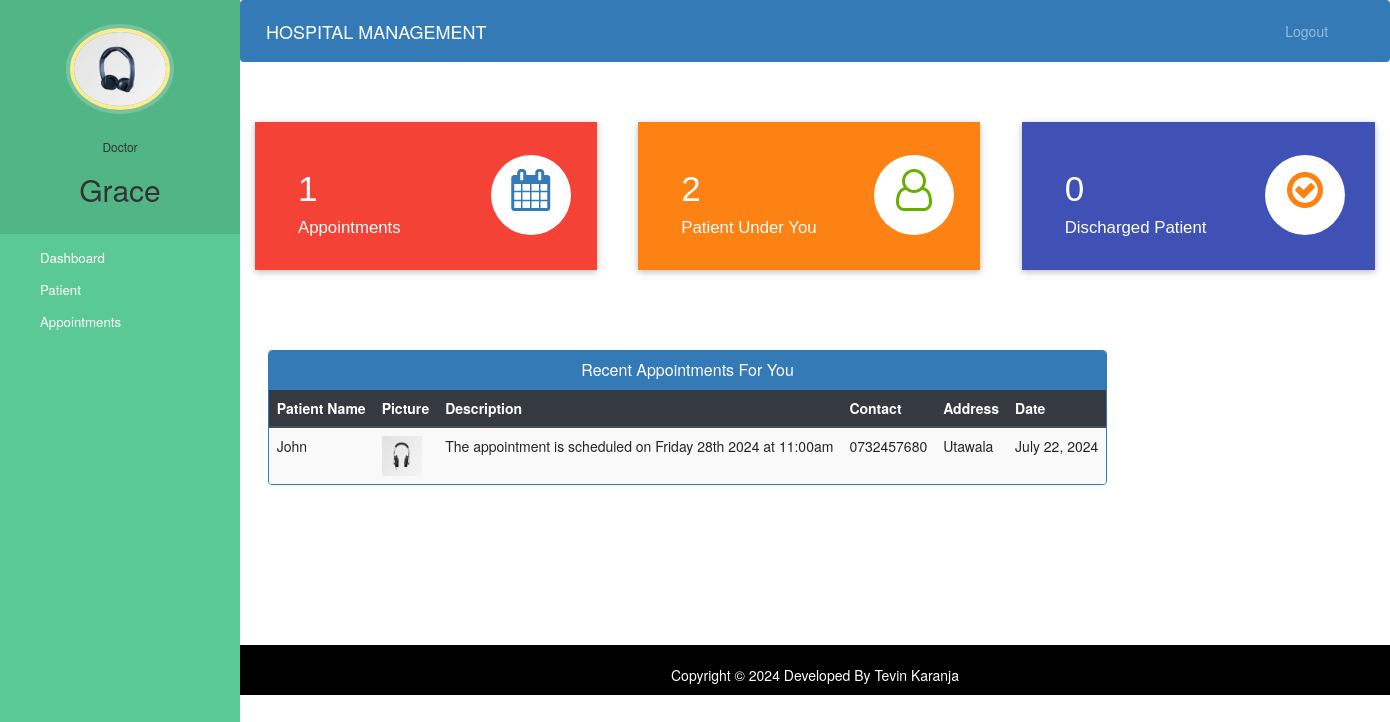
/doctor-dashboard (signed in), run on an earlier commit of the app's database.
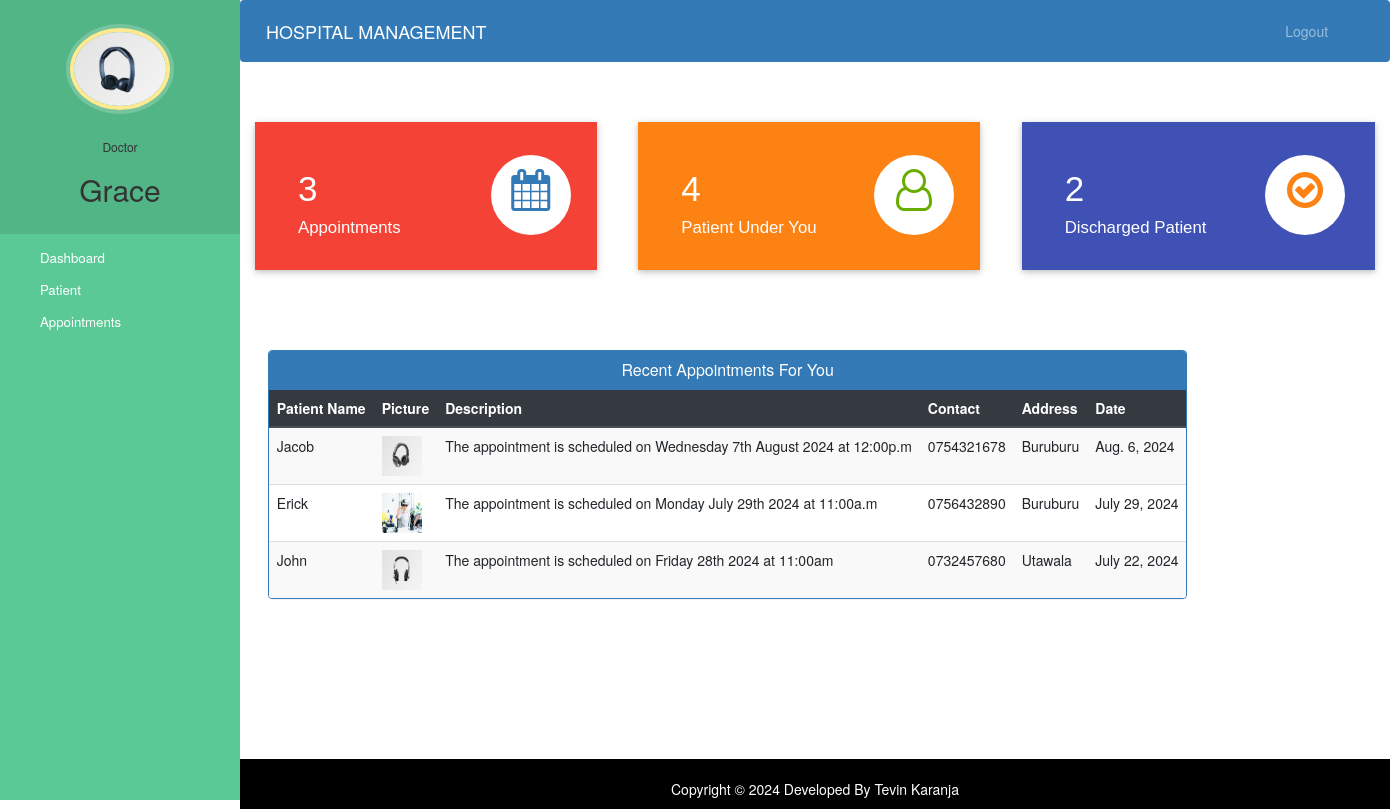
And on a later commit of the database.
### hospital/models.py (models this page shows, shortened)
class Doctor(models.Model):
    user=models.OneToOneField(User,on_delete=models.CASCADE)
    profile_pic= models.ImageField(upload_to='profile_pic/DoctorProfilePic/',null=True,blank=True)
    address = models.CharField(max_length=40)
    mobile = models.CharField(max_length=20,null=True)
    department= models.CharField(max_length=50,choices=departments,default='Cardiologist')
    status=models.BooleanField(default=False)

class Appointment(models.Model):
    patientId=models.PositiveIntegerField(null=True)
    doctorId=models.PositiveIntegerField(null=True)
    patientName=models.CharField(max_length=40,null=True)
    doctorName=models.CharField(max_length=40,null=True)
    appointmentDate=models.DateField(auto_now=True)
    description=models.TextField(max_length=500)
    status=models.BooleanField(default=False)

class Patient(models.Model):
    user=models.OneToOneField(User,on_delete=models.CASCADE)
    profile_pic= models.ImageField(upload_to='profile_pic/PatientProfilePic/',null=True,blank=True)
    address = models.CharField(max_length=40)
    mobile = models.CharField(max_length=20,null=False)
    symptoms = models.CharField(max_length=100,null=False)
    assignedDoctorId = models.PositiveIntegerField(null=True)
    admitDate=models.DateField(auto_now=True)
    status=models.BooleanField(default=False)

### hospital/views.py (the view)
# urls.py: path('doctor-dashboard', views.doctor_dashboard_view,name='doctor-dashboard'),
@login_required(login_url='doctorlogin')
@user_passes_test(is_doctor)
def doctor_dashboard_view(request):
    patientcount=models.Patient.objects.all().filter(status=True,assignedDoctorId=request.user.id).count()
    appointmentcount=models.Appointment.objects.all().filter(status=True,doctorId=request.user.id).count()
    patientdischarged=models.PatientDischargeDetails.objects.all().distinct().filter(assignedDoctorName=request.user.first_name).count()
    appointments=models.Appointment.objects.all().filter(status=True,doctorId=request.user.id).order_by('-id')
    patientid=[]
    for a in appointments:
        patientid.append(a.patientId)
    patients=models.Patient.objects.all().filter(status=True,user_id__in=patientid).order_by('-id')
    appointments=zip(appointments,patients)
    mydict={
    'patientcount':patientcount,
    'appointmentcount':appointmentcount,
    'patientdischarged':patientdischarged,
    'appointments':appointments,
    'doctor':models.Doctor.objects.get(user_id=request.user.id), #for profile picture of doctor in sidebar
    }
    return render(request,'hospital/doctor_dashboard.html',context=mydict)

### hospital/views.py (called while the page is built)
def is_doctor(user):
    return user.groups.filter(name='DOCTOR').exists()

### templates/hospital/doctor_dashboard.html
{% extends 'hospital/doctor_base.html' %}
{% load static %}
{% block content %}
{%include 'hospital/doctor_dashboard_cards.html'%}
<br><br><br><br>
<div class="container">
  <div class="row">
    <div class="panel panel-primary" style="margin-left:2%;">
      <div class="panel-heading" style="text-align:center;">
        <h6 class="panel-title">Recent Appointments For You</h6>
      </div>
      <table class="table table-hover table-striped" id="dev-table">
        <thead class="thead-dark">
          <tr>
            <th>Patient Name</th>
            <th>Picture</th>
            <th>Description</th>
            <th>Contact</th>
            <th>Address</th>
            <th>Date</th>
          </tr>
        </thead>
        {% for a,p in appointments %}
        <tr>
          <td>{{a.patientName}}</td>
          <td> <img src="{% static p.profile_pic.url %}" alt="Profile Pic" height="40px" width="40px" /></td>
          <td>{{a.description}}</td>
          <td>{{p.mobile}}</td>
          <td>{{p.address}}</td>
          <td>{{a.appointmentDate}}</td>
        </tr>
        {% endfor %}
      </table>
    </div>
  </div>
</div>
{% endblock content %}

### templates/hospital/doctor_base.html (shortened to what this page needs)
<!DOCTYPE html>
{% load static %}
<html lang="en">
<head>
  <link rel="stylesheet" href="https://stackpath.bootstrapcdn.com/bootstrap/4.3.1/css/bootstrap.min.css">
  <link rel="stylesheet" href="https://maxcdn.bootstrapcdn.com/font-awesome/4.7.0/css/font-awesome.min.css">
</head>
<body>
  <nav class="menu" tabindex="0">
    <header class="avatar">
      <img src="{% static doctor.profile_pic.url %}" alt="Profile Pic" />
      <br><br>
      <h6>Doctor</h6>
      <h2>{{request.user.first_name}}</h2>
    </header>
    <ul>
      <li tabindex="0" class="icon-dashboard"> <a style="color:white; text-decoration:none;" href="/doctor-dashboard"><span>Dashboard</span></a> </li>
      <li tabindex="0" class="icon-users"> <a style="color:white; text-decoration:none;" href="/doctor-patient"><span>Patient</span></a></li>
      <li tabindex="0" class="icon-calendar"> <a style="color:white; text-decoration:none;" href="/doctor-appointment"><span>Appointments</span></a></li>
    </ul>
  </nav>
  <main>
    <div class="bs-example">
      <nav class="navbar navbar-expand-md  navbar-dark fixed-top" style="background:#337AB7;">
        <a href="/doctor-dashboard" class="navbar-brand">HOSPITAL MANAGEMENT</a>
        <div class="collapse navbar-collapse justify-content-between" id="navbarCollapse">
          <div class="navbar-nav" style=" margin-left: 90%;">
            <a href="{% url 'logout' %}" class="nav-item nav-link">Logout</a>
          </div>
        </div>
      </nav>
    </div>
    <br><br>
    {% block content %}
    {% endblock content %}
    <br><br><br><br><br><br><br>
    <footer>
      <br>
      <div class="container">
        <div class="row">
          <div class="col-md-12 col-sm-12">
            <div style="color:#ffffff;" class="wow fadeInUp footer-copyright">
              <p>
                Copyright &copy; 2024 Developed By Tevin Karanja </p>
            </div>
          </div>
        </div>
      </div>
    </footer>
  </main>
</body>
</html>

### templates/hospital/doctor_dashboard_cards.html (shortened to what this page needs)
<!DOCTYPE html>
<html lang="en" dir="ltr">
<head>
  <link rel="stylesheet" href="https://maxcdn.bootstrapcdn.com/bootstrap/3.4.1/css/bootstrap.min.css">
  <link rel="stylesheet" href="https://cdnjs.cloudflare.com/ajax/libs/font-awesome/4.7.0/css/font-awesome.min.css">
</head>
<body>
  <div class="market-updates">
    <div class="col-md-4 market-update-gd">
      <div class="market-update-block clr-block-1">
        <div class="col-md-8 market-update-left">
          <h3>{{appointmentcount}}</h3>
          <h4>Appointments</h4>
        </div>
        <div class="col-md-4 market-update-right">
          <i class="fa fa-calendar"> </i>
        </div>
        <div class="clearfix"> </div>
      </div>
    </div>
    <div class="col-md-4 market-update-gd">
      <div class="market-update-block clr-block-2">
        <div class="col-md-8 market-update-left">
          <h3>{{patientcount}}</h3>
          <h4>Patient Under You</h4>
        </div>
        <div class="col-md-4 market-update-right">
          <i class="fa fa-user-o"></i>
        </div>
        <div class="clearfix"> </div>
      </div>
    </div>
    <div class="col-md-4 market-update-gd">
      <div class="market-update-block clr-block-3">
        <div class="col-md-8 market-update-left">
          <h3>{{patientdischarged}}</h3>
          <h4>Discharged Patient</h4>
        </div>
        <div class="col-md-4 market-update-right">
          <i class="fa fa-check-circle-o" aria-hidden="true"></i>
        </div>
        <div class="clearfix"> </div>
      </div>
    </div>
  </div>
</body>
</html>

### templates/hospital/doctor_base.html (style rules this page uses)
a:link { text-decoration: none; }
a { color: white; }
footer { padding: 0px 0px 0px 0px; background-color: black; margin: 0px; }
.fa { font-size: 23px; width: 60px; text-align: center; text-decoration: none; margin: 5px 2px; border-radius: 50%; }
p { text-align: center; }
body { padding-left: 240px; }
main { position: relative; height: 100vh; }
.menu { background: #5bc995; height: 100vh; width: 240px; position: fixed; top: 0px; left: 0; z-index: 5; outline: none; }
.menu .avatar { background: rgba(0, 0, 0, 0.1); padding: 2em 0.5em; text-align: center; }
.menu .avatar img { width: 100px; border-radius: 50%; overflow: hidden; border: 4px solid #ffea92; box-shadow: 0 0 0 4px rgba(255, 255, 255, 0.2); }
.menu .avatar h2 { font-weight: normal; margin-bottom: 0; }
.menu ul { list-style: none; padding: 0.5em 0; margin: 0; }
.menu ul li { padding: 0.5em 1em 0.5em 3em; font-size: 0.95em; font-weight: regular; background-repeat: no-repeat; background-position: left 15px center; background-size: auto 20px; transition: all 0.15s linear; cursor: pointer; }
.menu ul li.icon-dashboard { background-image: url("http://www.entypo.com/images//gauge.svg"); }
.menu ul li.icon-users { background-image: url("http://www.entypo.com/images//users.svg"); }
.menu ul li.icon-calendar { background-image: url("http://www.entypo.com/images//calendar.svg"); }

### templates/hospital/doctor_dashboard_cards.html (style rules this page uses)
.market-update-block { padding: 2em 2em; background: #999; }
.market-update-block h3 { color: #fff; font-size: 2.5em; font-family: 'Carrois Gothic', sans-serif; }
.market-update-block h4 { font-size: 1.2em; color: #fff; margin: 0.3em 0em; font-family: 'Carrois Gothic', sans-serif; }
.market-update-block.clr-block-1 { background: #f44336; margin-right: 0.8em; box-shadow: 0 2px 5px 0 rgba(0, 0, 0, 0.16), 0 2px 10px 0 rgba(0, 0, 0, 0.12); transition: 0.5s all; -webkit-transition: 0.5s all; -moz-transition: 0.5s all; -o-transition: 0.5s all; }
.market-update-block.clr-block-2 { background: #FC8213; margin-right: 0.8em; box-shadow: 0 2px 5px 0 rgba(0, 0, 0, 0.16), 0 2px 10px 0 rgba(0, 0, 0, 0.12); transition: 0.5s all; -webkit-transition: 0.5s all; -moz-transition: 0.5s all; -o-transition: 0.5s all; }
.market-update-block.clr-block-3 { background: #3f51b5; box-shadow: 0 2px 5px 0 rgba(0, 0, 0, 0.16), 0 2px 10px 0 rgba(0, 0, 0, 0.12); transition: 0.5s all; -webkit-transition: 0.5s all; -moz-transition: 0.5s all; -o-transition: 0.5s all; }
.market-update-right i.fa.fa-user-o { font-size: 3em; color: #68AE00; width: 80px; height: 80px; background: #fff; text-align: center; border-radius: 49px; -webkit-border-radius: 49px; -moz-border-radius: 49px; -o-border-radius: 49px; line-height: 1.7em; }
.market-update-right i.fa.fa-check-circle-o { font-size: 3em; color: #FC8213; width: 80px; height: 80px; background: #fff; text-align: center; border-radius: 49px; -webkit-border-radius: 49px; -moz-border-radius: 49px; -o-border-radius: 49px; line-height: 1.7em; }
.market-update-right i.fa.fa-calendar { font-size: 3em; color: #337AB7; width: 80px; height: 80px; background: #fff; text-align: center; border-radius: 49px; -webkit-border-radius: 49px; -moz-border-radius: 49px; -o-border-radius: 49px; line-height: 1.7em; }
.market-update-left { padding: 0px; }

What changed in the data, as far as the page shows it:
added Appointment: patientName "Jacob", profile_pic (picture), description "The appointment is scheduled on Wednesday 7th August 2024 at 12:00p.m", mobile "0754321678", address "Buruburu", appointmentDate "Aug. 6, 2024"
added Appointment: patientName "Erick", profile_pic (picture), description "The appointment is scheduled on Monday July 29th 2024 at 11:00a.m", mobile "0756432890", address "Buruburu", appointmentDate "July 29, 2024"
Also different on the page:
{{ appointmentcount }}: "1" → "3"
{{ patientcount }}: "2" → "4"
{{ patientdischarged }}: "0" → "2"
